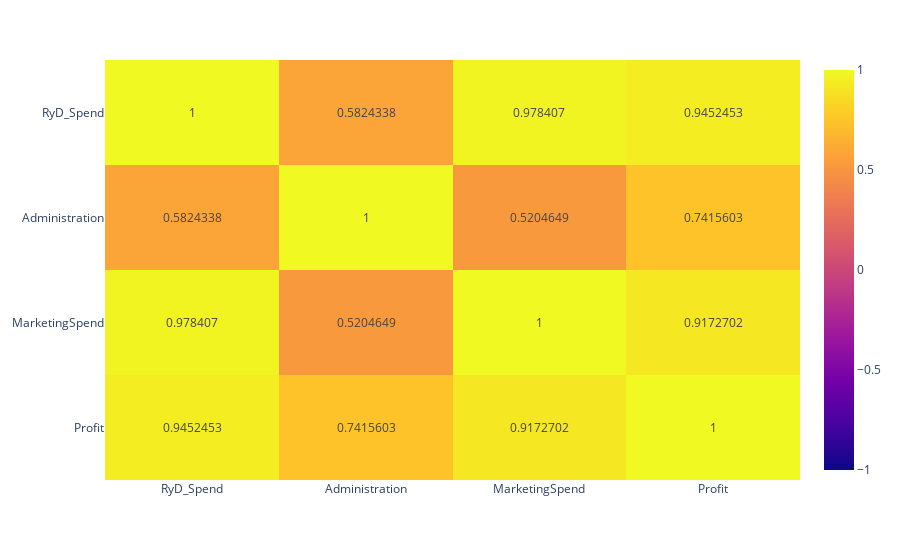

This figure's notebook cell:
### Code cell
corr_matrix = df_companies[
    ['RyD_Spend','Administration','MarketingSpend', 'Profit']].corr()
px.imshow(corr_matrix,
          text_auto=True,
          aspect='auto',
          zmin=-1,
          zmax=1)

### Figure 1 — Plotly figure (JSON) as saved in the notebook; plotly's stock layout.template omitted (floating-point values rounded to 4 significant figures)
{"data": [{"coloraxis": "coloraxis", "hovertemplate": "x: %{x}<br>y: %{y}<br>color: %{z}<extra></extra>", "name": "0", "texttemplate": "%{z}", "type": "heatmap", "x": ["RyD_Spend", "Administration", "MarketingSpend", "Profit"], "xaxis": "x", "y": ["RyD_Spend", "Administration", "MarketingSpend", "Profit"], "yaxis": "y", "z": [[1, 0.5824, 0.9784, 0.9452], [0.5824, 1, 0.5205, 0.7416], [0.9784, 0.5205, 1, 0.9173], [0.9452, 0.7416, 0.9173, 1]]}], "layout": {"coloraxis": {"cmax": 1, "cmin": -1, "colorscale": [[0, "#0d0887"], [0.1111, "#46039f"], [0.2222, "#7201a8"], [0.3333, "#9c179e"], [0.4444, "#bd3786"], [0.5556, "#d8576b"], [0.6667, "#ed7953"], [0.7778, "#fb9f3a"], [0.8889, "#fdca26"], [1, "#f0f921"]]}, "margin": {"t": 60}, "xaxis": {"anchor": "y", "domain": [0, 1]}, "yaxis": {"anchor": "x", "autorange": "reversed", "domain": [0, 1]}}}
